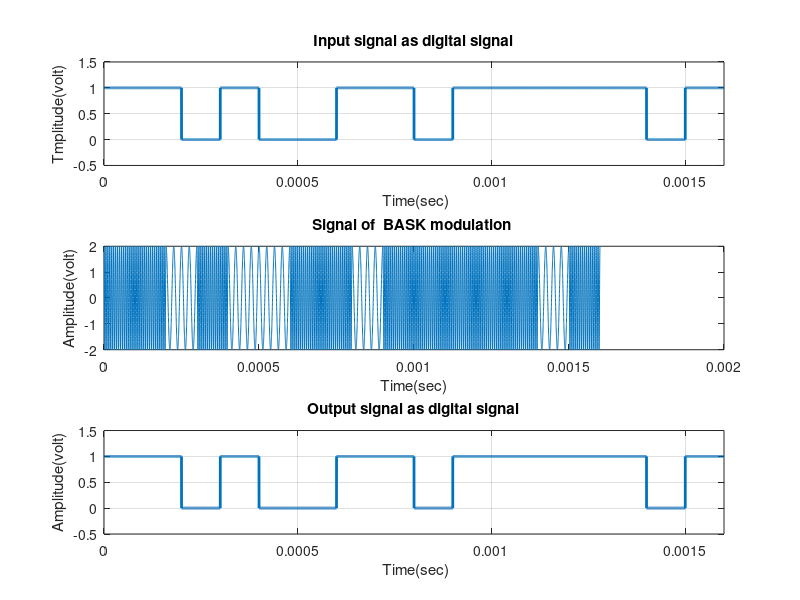

Reproduce this figure in MATLAB.
% ********************* BFSK modulation and de-modulation ****************%
clc;
clear all;
close all;
% ********************* Define transmitted signal *************************
N=16; % Number of bits , size of transmitted signal x_inp=[x_1 x_2 ... x_N] 
x_inp= randint(1,N);  % binary signal 0 or 1 % message to be transmitted                               
Tb=0.0001; % bit period (second)   
% ********************* Represent input signal as digital signal ****
x_bit=[]; 
nb=1000; % bbit/bit
for n=1:1:N   % 
    if x_inp(n)==1;  % 
       x_bitt=ones(1,nb);
    else x_inp(n)==0;
        x_bitt=zeros(1,nb);
    end
     x_bit=[x_bit x_bitt];
end
t1=Tb/nb:Tb/nb:nb*N*(Tb/nb); % time of the signal 
f1 = figure(1);
set(f1,'color',[1 1 1]);
subplot(3,1,1);
plot(t1,x_bit,'lineWidth',2);grid on;
axis([ 0 Tb*N -0.5 1.5]);
ylabel('Tmplitude(volt)');
xlabel(' Time(sec)');
title('Input signal as digital signal');
% ********************* Define BFSK Modulation ****************************
Ac=2;  % Amplitude of carrier signal
mc1=16;  % fc>>fs fc=mc*fs fs=1/Tb
mc2=4;
fc1=mc1*(1/Tb); % carrier frequency for bit 1
fc2=mc2*(1/Tb); % carrier frequency for bit 0
t2=Tb/nb:Tb/nb:Tb;                 
t2L=length(t2);
x_mod=[];
for (i=1:1:N)
    if (x_inp(i)==1)
        x_mod0=Ac*cos(2*pi*fc1*t2);%modulation signal with carrier signal 1
    else
        x_mod0=Ac*cos(2*pi*fc2*t2);%modulation signal with carrier signal 2
    end
    x_mod=[x_mod x_mod0];
end
t3=Tb/nb:Tb/nb:Tb*N;
subplot(3,1,2);
plot(t3,x_mod);
xlabel('Time(sec)');
ylabel('Amplitude(volt)');
title('Signal of  BASK modulation ');
% ********************* Transmitted signal x ******************************
x=x_mod;
% ********************* Channel model h and w *****************************
h=1; % Fading 
w=0; % Noise
% ********************* Received signal y *********************************
y=h.*x+w;
% ********************* Define BFSK Demodulation **************************
y_dem=[];
for n=t2L:t2L:length(y)
  t=Tb/nb:Tb/nb:Tb;
  c_dem1=cos(2*pi*fc1*t); % carrier siignal for information 1
  c_dem2=cos(2*pi*fc2*t); % carrier siignal for information 0
  y_dem1=c_dem1.*y((n-(t2L-1)):n);
  y_dem2=c_dem2.*y((n-(t2L-1)):n);
  t4=Tb/nb:Tb/nb:Tb;
  z1=trapz(t4,y_dem1);  % intregation 
  z2=trapz(t4,y_dem2);  % intregation 
  A_dem1=round(2*z1/Tb);
  A_dem2= round(2*z2/Tb);
  if(A_dem1>Ac/2)      % % logic level = (Ac)/2
    a=1;
  else(A_dem2>Ac/2)
    a=0;
  end
  y_dem=[y_dem a];
end
x_out=y_dem; % output signal;
% *************** Represent output signal as digital signal ***************
xx_bit=[];
for n=1:length(x_out);
    if x_out(n)==1;
       xx_bitt=ones(1,nb);
    else x_out(n)==0;
        xx_bitt=zeros(1,nb);
    end
     xx_bit=[xx_bit xx_bitt];
end
t4=Tb/nb:Tb/nb:nb*length(x_out)*(Tb/nb);
subplot(3,1,3)
plot(t4,xx_bit,'LineWidth',2);grid on;
axis([ 0 Tb*length(x_out) -0.5 1.5]);
ylabel('Amplitude(volt)');
xlabel(' Time(sec)');
title('Output signal as digital signal');
% **************************** end of program *****************************